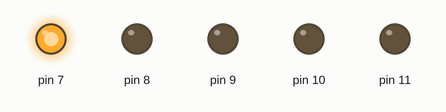
Recording of a sketch running on a simulated Arduino Uno, built with avr-gcc and run on an emulated ATmega328P. Shown: output pins drawn as LEDs (lit = HIGH).

Above: at 0.15 s.
At 1.95 s:
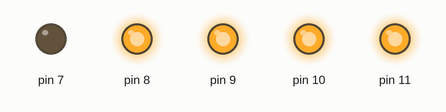
At 3.4 s:
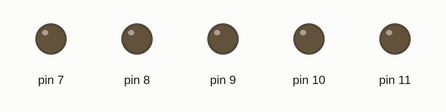
At 4.0 s:
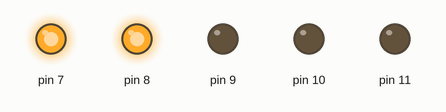
At 5.0 s:
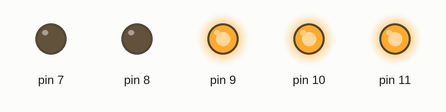
At 9.3 s:
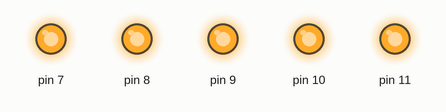
Timing chart, 0 to 10.1 s (numbered marks = the images above):
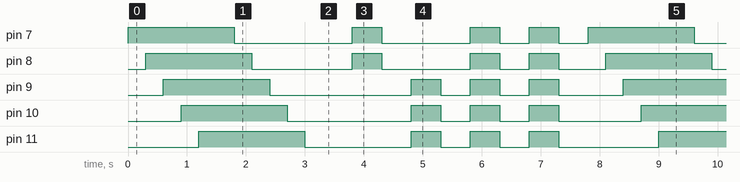

Measured:
- by itself, pin 7: repeats every 7.8 s: LOW 2.0 s, HIGH 0.50 s, LOW 1.5 s, 2 × (HIGH 0.50 s, LOW 0.50 s), HIGH 1.8 s
- by itself, pin 8: repeats every 7.8 s: LOW 1.7 s, HIGH 0.50 s, LOW 1.5 s, HIGH 0.50 s, LOW 0.50 s, HIGH 0.50 s, LOW 0.80 s, HIGH 1.8 s
- by itself, pin 9: repeats every 7.8 s: LOW 2.4 s, 2 × (HIGH 0.50 s, LOW 0.50 s), HIGH 0.50 s, LOW 1.1 s, HIGH 1.8 s
- by itself, pin 10: repeats every 7.8 s: LOW 2.1 s, 2 × (HIGH 0.50 s, LOW 0.50 s), HIGH 0.50 s, LOW 1.4 s, HIGH 1.8 s
- by itself, pin 11: repeats every 7.8 s: LOW 1.8 s, 2 × (HIGH 0.50 s, LOW 0.50 s), HIGH 0.50 s, LOW 1.7 s, HIGH 1.8 s

The sketch:

LED_Pattern.ino
```cpp
void setup() {
  // put your setup code here, to run once:
  int i;
  for(i=7; i<=11; i++) {
    pinMode(i, OUTPUT);
  }
}

void loop() {
  // put your main code here, to run repeatedly:
  sequential();
  twoledBlink();
  threeledBlink();
  fiveledBlink();
  fiveledBlink();
}

void sequential()
{
  int d;
  for(d=7; d<=11; d++) {
    digitalWrite(d, HIGH);
    delay(300);
  }
  delay(300);
  for(d=7; d<=11; d++) {
    digitalWrite(d, LOW);
    delay(300);
  }
  delay(500);
}

void twoledBlink()
{
  // 2 led on off
  int d;
  for(d=7; d<=8; d++) {
    digitalWrite(d, HIGH);
  }
  delay(500);
  for(d=7; d<=8; d++) {
    digitalWrite(d, LOW);
  }
  delay(500);
}
void threeledBlink()
{
  // 3 led on off
  int d;
  for(d=9; d<=11; d++) {
    digitalWrite(d, HIGH);
  }
  delay(500);
  for(d=9; d<=11; d++) {
    digitalWrite(d, LOW);
  }
  delay(500);
}

void fiveledBlink()
{
  // 5 led on off
  int d;
  for(d=7; d<=11; d++) {
    digitalWrite(d, HIGH);
  }
  delay(500);
  for(d=7; d<=11; d++) {
    digitalWrite(d, LOW);
  }
  delay(500);
}
```
